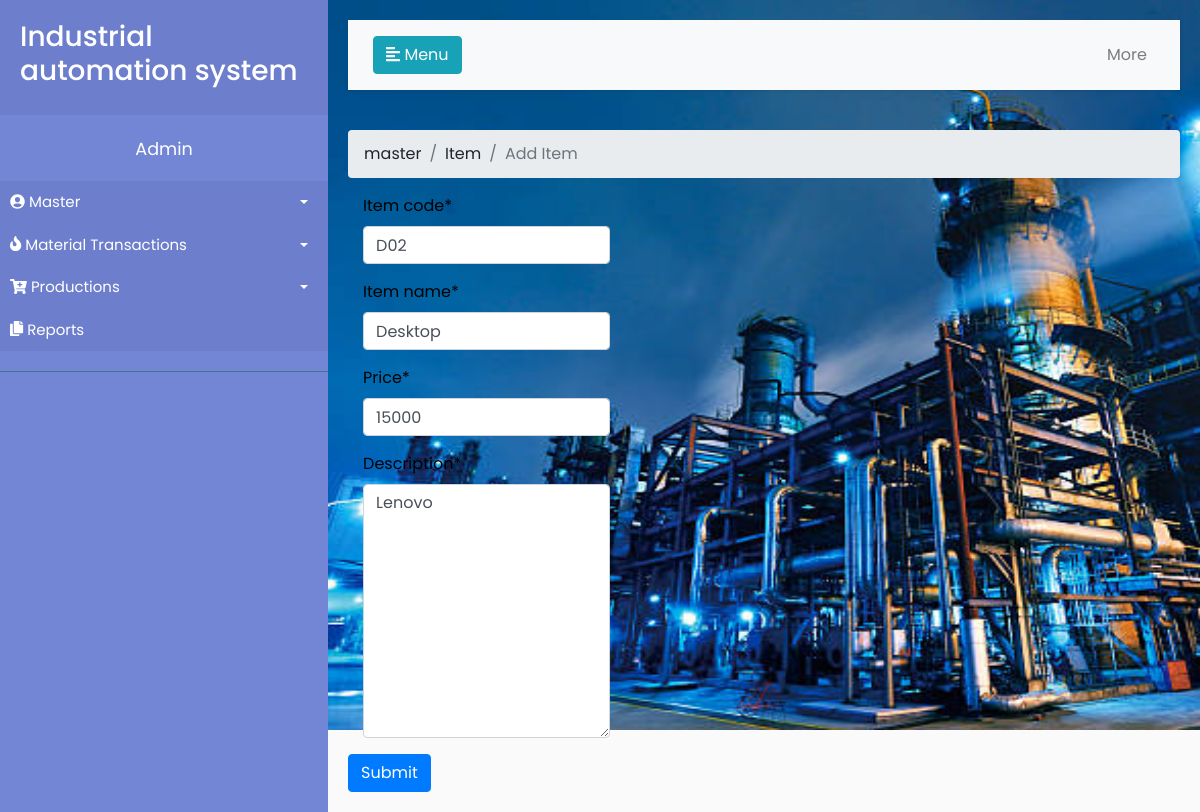
The page /item/2/edit (signed in) on the database its author committed.
### master/models.py (models this page shows, shortened)
class Item(models.Model):
	item_code = models.CharField(max_length=10)
	item_name = models.CharField(max_length=50)
	price = models.PositiveIntegerField()
	description = models.TextField()
	created_date = models.DateTimeField(default=timezone.now)

### master/views.py (the view)
# urls.py: path('item/<int:pk>/edit', views.edititem, name='edititem'),
@login_required
def edititem(request, pk):
	item = get_object_or_404(Item, pk=pk)
	if request.method == "POST":
		form = ItemForm(request.POST, instance=item)
		if form.is_valid():
			form.save()
			return redirect('item')
	else:
		form = ItemForm(instance=item)
	return render(request, 'master/newitem.html', {'form': form})

### master/forms.py
class ItemForm(forms.ModelForm):
	class Meta:
		model = Item
		fields = ('item_code','item_name','price','description',)

### master/templates/master/newitem.html (shortened to what this page needs)
{% extends 'base.html' %}
{% load crispy_forms_tags %}
 {% block content %}
 <nav aria-label="breadcrumb">
  <ol class="breadcrumb">
    <li class="breadcrumb-item"><a href="{% url 'master' %}">master</a></li>
    <li class="breadcrumb-item"><a href="{% url 'item' %}">Item</a></li>
    <li class="breadcrumb-item active" aria-current="page">Add Item</li>
  </ol>
</nav>
 <form method=POST>
    <div style="color:black;" class="col-md-4">
    {{ form|crispy }}
</div>
                 <button type="submit" class="btn btn-primary">Submit</button>
            </form>
{% endblock %}

### master/static/css/style.css (style rules this page uses)
body { font-family: 'Poppins', sans-serif; background: #fafafa; }
a, a:hover, a:focus { color: inherit; text-decoration: none; transition: all 0.3s; }
i, span { display: inline-block; }

### rows shown on the page
Item: item_code "D02", item_name "Desktop", price "15000", description "Lenovo"
